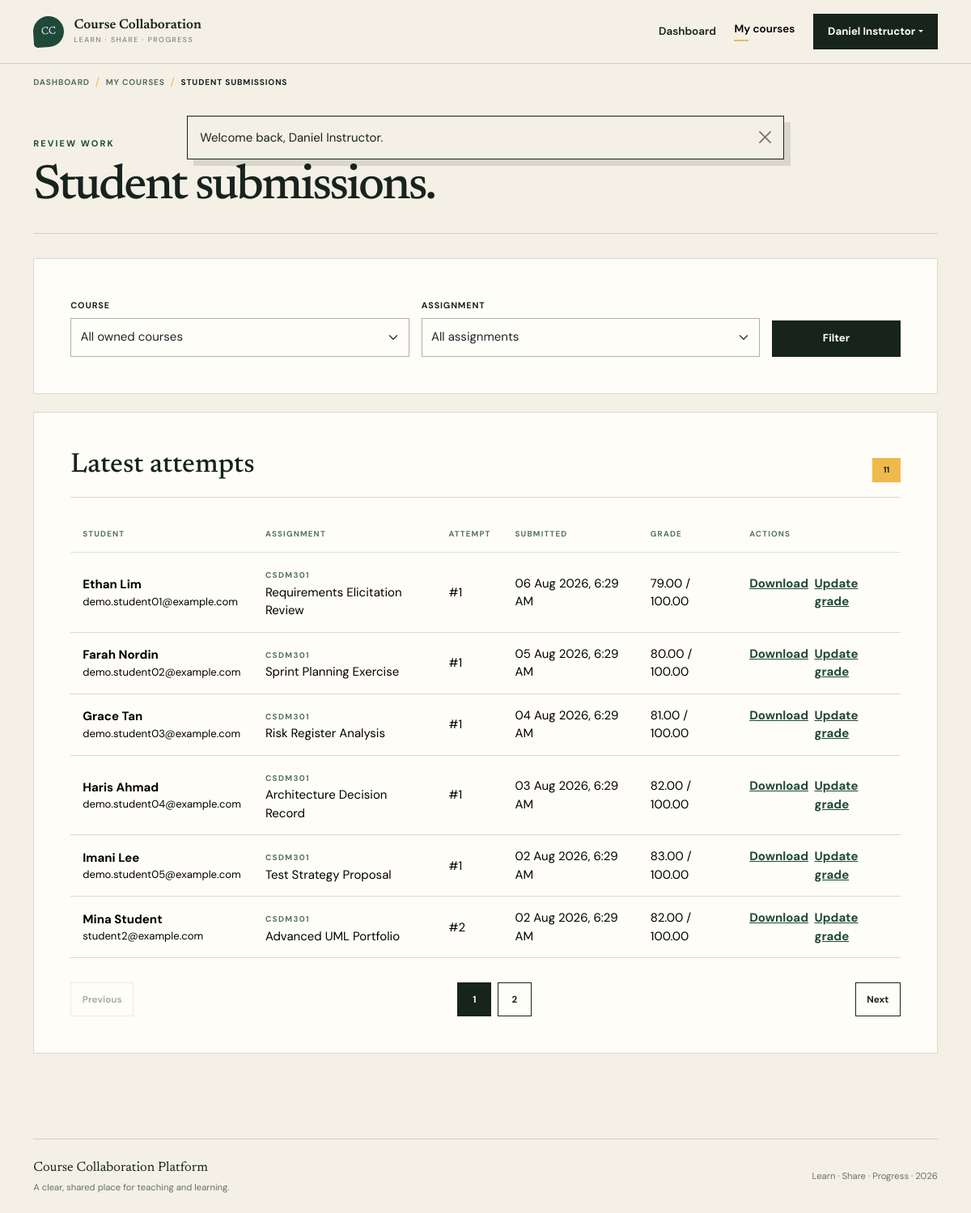
Page /instructor/submissions.php (signed in) on the committed database.
### tables this page shows
CREATE TABLE submissions (
    id BIGINT UNSIGNED AUTO_INCREMENT PRIMARY KEY,
    assignment_id BIGINT UNSIGNED NOT NULL,
    student_id BIGINT UNSIGNED NOT NULL,
    attempt_number INT UNSIGNED NOT NULL DEFAULT 1,
    stored_filename VARCHAR(255) NOT NULL,
    original_filename VARCHAR(255) NOT NULL,
    mime_type VARCHAR(120) NOT NULL,
    file_size BIGINT UNSIGNED NOT NULL,
    student_note TEXT NULL,
    is_latest TINYINT(1) NOT NULL DEFAULT 1,
    submitted_at TIMESTAMP NOT NULL DEFAULT CURRENT_TIMESTAMP,
    UNIQUE KEY uq_submissions_attempt (assignment_id, student_id, attempt_number),
    KEY idx_submissions_latest (assignment_id, student_id, is_latest),
    KEY idx_submissions_student (student_id),
    CONSTRAINT fk_submissions_assignment
        FOREIGN KEY (assignment_id) REFERENCES assignments(id)
        ON UPDATE CASCADE ON DELETE CASCADE,
    CONSTRAINT fk_submissions_student
        FOREIGN KEY (student_id) REFERENCES users(id)
        ON UPDATE CASCADE ON DELETE CASCADE,
    CONSTRAINT chk_submissions_attempt CHECK (attempt_number > 0)
);

CREATE TABLE users (
    id BIGINT UNSIGNED AUTO_INCREMENT PRIMARY KEY,
    full_name VARCHAR(120) NOT NULL,
    email VARCHAR(190) NOT NULL,
    password_hash VARCHAR(255) NOT NULL,
    role ENUM('student', 'instructor') NOT NULL DEFAULT 'student',
    is_active TINYINT(1) NOT NULL DEFAULT 1,
    created_at TIMESTAMP NOT NULL DEFAULT CURRENT_TIMESTAMP,
    updated_at TIMESTAMP NOT NULL DEFAULT CURRENT_TIMESTAMP ON UPDATE CURRENT_TIMESTAMP,
    UNIQUE KEY uq_users_email (email),
    KEY idx_users_role (role)
);

CREATE TABLE courses (
    id BIGINT UNSIGNED AUTO_INCREMENT PRIMARY KEY,
    instructor_id BIGINT UNSIGNED NOT NULL,
    course_code VARCHAR(30) NOT NULL,
    title VARCHAR(180) NOT NULL,
    description TEXT NULL,
    is_published TINYINT(1) NOT NULL DEFAULT 1,
    created_at TIMESTAMP NOT NULL DEFAULT CURRENT_TIMESTAMP,
    updated_at TIMESTAMP NOT NULL DEFAULT CURRENT_TIMESTAMP ON UPDATE CURRENT_TIMESTAMP,
    UNIQUE KEY uq_courses_code (course_code),
    KEY idx_courses_instructor (instructor_id),
    CONSTRAINT fk_courses_instructor
        FOREIGN KEY (instructor_id) REFERENCES users(id)
        ON UPDATE CASCADE ON DELETE RESTRICT
);

CREATE TABLE assignments (
    id BIGINT UNSIGNED AUTO_INCREMENT PRIMARY KEY,
    course_id BIGINT UNSIGNED NOT NULL,
    created_by BIGINT UNSIGNED NOT NULL,
    title VARCHAR(180) NOT NULL,
    instructions TEXT NOT NULL,
    deadline DATETIME NOT NULL,
    max_grade DECIMAL(6,2) NOT NULL DEFAULT 100.00,
    created_at TIMESTAMP NOT NULL DEFAULT CURRENT_TIMESTAMP,
    updated_at TIMESTAMP NOT NULL DEFAULT CURRENT_TIMESTAMP ON UPDATE CURRENT_TIMESTAMP,
    KEY idx_assignments_course (course_id),
    KEY idx_assignments_deadline (deadline),
    KEY idx_assignments_creator (created_by),
    CONSTRAINT fk_assignments_course
        FOREIGN KEY (course_id) REFERENCES courses(id)
        ON UPDATE CASCADE ON DELETE CASCADE,
    CONSTRAINT fk_assignments_creator
        FOREIGN KEY (created_by) REFERENCES users(id)
        ON UPDATE CASCADE ON DELETE RESTRICT,
    CONSTRAINT chk_assignments_max_grade CHECK (max_grade > 0)
);

CREATE TABLE grades (
    id BIGINT UNSIGNED AUTO_INCREMENT PRIMARY KEY,
    submission_id BIGINT UNSIGNED NOT NULL,
    graded_by BIGINT UNSIGNED NOT NULL,
    grade_value DECIMAL(6,2) NOT NULL,
    feedback TEXT NULL,
    graded_at TIMESTAMP NOT NULL DEFAULT CURRENT_TIMESTAMP,
    updated_at TIMESTAMP NOT NULL DEFAULT CURRENT_TIMESTAMP ON UPDATE CURRENT_TIMESTAMP,
    UNIQUE KEY uq_grades_submission (submission_id),
    KEY idx_grades_grader (graded_by),
    CONSTRAINT fk_grades_submission
        FOREIGN KEY (submission_id) REFERENCES submissions(id)
        ON UPDATE CASCADE ON DELETE CASCADE,
    CONSTRAINT fk_grades_grader
        FOREIGN KEY (graded_by) REFERENCES users(id)
        ON UPDATE CASCADE ON DELETE RESTRICT,
    CONSTRAINT chk_grades_value CHECK (grade_value >= 0)
);

### config/database.php (called while the page is built, shortened)
<?php
function database(): PDO
{
    static $connection = null;
    if ($connection instanceof PDO) {
        return $connection;
    }
    $host = getenv('DB_HOST') ?: '127.0.0.1';
    $port = getenv('DB_PORT') ?: '3306';
    $name = getenv('DB_NAME') ?: 'course_collaboration';
    $username = getenv('DB_USER') ?: 'root';
    $password = getenv('DB_PASS') ?: '';
    $dsn = "mysql:host={$host};port={$port};dbname={$name};charset=utf8mb4";
    try {
        $connection = new PDO($dsn, $username, $password, [
            PDO::ATTR_ERRMODE => PDO::ERRMODE_EXCEPTION,
            PDO::ATTR_DEFAULT_FETCH_MODE => PDO::FETCH_ASSOC,
            PDO::ATTR_EMULATE_PREPARES => false,
        ]);
    } catch (PDOException $exception) {
        error_log('Database connection failed: ' . $exception->getMessage());
        throw new RuntimeException('Unable to connect to the database. Check the application configuration.');
    }
    return $connection;
}

### config/app.php (called while the page is built, shortened)
<?php
function url(string $path = ''): string
{
    return BASE_URL . ($path !== '' ? '/' . ltrim($path, '/') : '');
}
function e(?string $value): string
{
    return htmlspecialchars($value ?? '', ENT_QUOTES | ENT_SUBSTITUTE, 'UTF-8');
}

### includes/auth.php (called while the page is built, shortened)
<?php
require_once __DIR__ . '/../config/app.php';
require_once __DIR__ . '/../config/database.php';
function format_datetime(?string $value, string $fallback = 'Not available'): string
{
    $timestamp = strtotime($value);
    return $timestamp === false ? $fallback : date('d M Y, g:i A', $timestamp);
}

### instructor/submissions.php (the view, shortened to what this page needs)
<?php
require_once __DIR__ . '/../includes/auth.php';
$user = require_role('instructor');
$page = positive_id($_GET['page'] ?? null) ?? 1;
$submissionsPerPage = 6;
$fromSql =
    ' FROM submissions s
     JOIN users u ON u.id = s.student_id
     JOIN assignments a ON a.id = s.assignment_id
     JOIN courses c ON c.id = a.course_id
     LEFT JOIN grades g ON g.submission_id = s.id
     WHERE c.instructor_id = :owner
       AND s.is_latest = 1';
$parameters = ['owner' => (int) $user['id']];
$countStatement = database()->prepare('SELECT COUNT(*)' . $fromSql);
foreach ($parameters as $name => $value) {
    $countStatement->bindValue(':' . $name, $value, PDO::PARAM_INT);
}
$countStatement->execute();
$totalSubmissions = (int) $countStatement->fetchColumn();
$totalPages = max(1, (int) ceil($totalSubmissions / $submissionsPerPage));
$page = min($page, $totalPages);
$offset = ($page - 1) * $submissionsPerPage;
$sql =
    'SELECT s.*, u.full_name AS student_name, u.email,
            a.title AS assignment_title, a.max_grade,
            c.course_code, g.grade_value, g.feedback'
    . $fromSql
    . ' ORDER BY s.submitted_at DESC, s.id DESC
        LIMIT :limit OFFSET :offset';
$submissionStatement = database()->prepare($sql);
foreach ($parameters as $name => $value) {
    $submissionStatement->bindValue(':' . $name, $value, PDO::PARAM_INT);
}
$submissionStatement->bindValue(':limit', $submissionsPerPage, PDO::PARAM_INT);
$submissionStatement->bindValue(':offset', $offset, PDO::PARAM_INT);
$submissionStatement->execute();
$submissions = $submissionStatement->fetchAll();
require __DIR__ . '/../includes/header.php';
?>
<section class="app-shell">
    <div class="container">
        <div class="page-heading">
            <div>
                <p class="eyebrow">Review work</p>
                <h1>Student submissions.</h1>
            </div>
        </div>
        <div class="content-panel mb-4">
            <form method="get" class="row g-3 align-items-end">
                <div class="col-md-5">
                    <label class="form-label" for="course_id">Course</label>
                    <select
                        class="form-select"
                        id="course_id"
                        name="course_id"
                        data-submit-on-change
                    >
                        <option value="">All owned courses</option>
                    </select>
                </div>
                <div class="col-md-5">
                    <label class="form-label" for="assignment_id">Assignment</label>
                    <select class="form-select" id="assignment_id" name="assignment_id">
                        <option value="">All assignments</option>
                    </select>
                </div>
                <div class="col-md-2">
                    <button class="btn btn-ink w-100" type="submit">Filter</button>
                </div>
            </form>
        </div>
        <div class="content-panel">
            <div class="panel-heading">
                <h2>Latest attempts</h2>
                <span class="count-pill"><?= $totalSubmissions ?></span>
            </div>
            <?php if ($submissions === []): ?>
                <div class="empty-state">
                    <p>No latest submissions match this filter.</p>
                </div>
            <?php else: ?>
                <div class="table-responsive">
                    <table class="table app-table">
                        <thead>
                            <tr>
                                <th>Student</th>
                                <th>Assignment</th>
                                <th>Attempt</th>
                                <th>Submitted</th>
                                <th>Grade</th>
                                <th>Actions</th>
                            </tr>
                        </thead>
                        <tbody>
                            <?php foreach ($submissions as $submission): ?>
                                <tr>
                                    <td>
                                        <strong><?= e($submission['student_name']) ?></strong>
                                        <small class="d-block"><?= e($submission['email']) ?></small>
                                    </td>
                                    <td>
                                        <span class="course-code"><?= e($submission['course_code']) ?></span><br>
                                        <?= e($submission['assignment_title']) ?>
                                    </td>
                                    <td>#<?= $submission['attempt_number'] ?></td>
                                    <td><?= e(format_datetime($submission['submitted_at'])) ?></td>
                                    <td>
                                        <?= $submission['grade_value'] !== null
                                            ? e($submission['grade_value']) . ' / ' . e($submission['max_grade'])
                                            : 'Pending' ?>
                                    </td>
                                    <td>
                                        <div class="d-flex gap-2">
                                            <a href="<?= e(url('download.php?type=submission&id=' . $submission['id'])) ?>">
                                                Download
                                            </a>
                                            <a href="<?= e(url('instructor/grade.php?submission_id=' . $submission['id'])) ?>">
                                                <?= $submission['grade_value'] !== null ? 'Update grade' : 'Grade' ?>
                                            </a>
                                        </div>
                                    </td>
                                </tr>
                            <?php endforeach; ?>
                        </tbody>
                    </table>
                </div>
            <?php endif; ?>
            <?php
            require __DIR__ . '/../includes/pagination.php';
            ?>
        </div>
    </div>
</section>
<?php require __DIR__ . '/../includes/footer.php'; ?>

### assets/css/style.css (style rules this page uses)
:root { --ink: #17231d; --forest: #1f4938; --moss: #54725f; --sun: #f0b94c; --cream: #f4f0e6; --paper: #fffdf7; --line: rgba(23, 35, 29, 0.16); --muted: #667169; --display: "Newsreader", Georgia, serif; --body: "DM Sans", sans-serif; }
html { font-size: 15px; scroll-behavior: smooth; }
body { background: var(--cream); color: var(--ink); font-family: var(--body); overflow-x: hidden; -webkit-font-smoothing: antialiased; }
.btn { border-radius: 0; font-size: .88rem; font-weight: 700; padding: .76rem 1.15rem; }
.btn-ink { background: var(--ink); color: var(--paper); }
.eyebrow { color: var(--forest); font-size: .73rem; font-weight: 700; letter-spacing: .19em; margin-bottom: 1.25rem; text-transform: uppercase; }
.form-label { font-size: .72rem; font-weight: 700; letter-spacing: .08em; text-transform: uppercase; }
.form-control, .form-select { background-color: var(--paper); border: 1px solid rgba(23,35,29,.35); border-radius: 0; min-height: 48px; }
.app-shell { min-height: calc(100vh - 172px); padding: 3.5rem 0 7rem; }
.page-heading { align-items: end; border-bottom: 1px solid var(--line); display: flex; gap: 2rem; justify-content: space-between; margin-bottom: 2rem; padding-bottom: 2rem; }
.page-heading h1 { font-family: var(--display); font-size: clamp(2.7rem, 5vw, 5.1rem); letter-spacing: -.045em; line-height: .9; margin: 0; }
.content-panel { background: var(--paper); border: 1px solid var(--line); padding: clamp(1.5rem, 4vw, 3rem); }
.panel-heading { align-items: end; border-bottom: 1px solid var(--line); display: flex; gap: 2rem; justify-content: space-between; margin-bottom: 1.5rem; padding-bottom: 1.25rem; }
.panel-heading h2 { font-family: var(--display); font-size: 2.25rem; margin: 0; }
.count-pill { background: var(--sun); color: var(--ink); font-size: .7rem; font-weight: 700; min-width: 2.3rem; padding: .45rem .7rem; text-align: center; }
.course-code { color: var(--moss); font-size: .66rem; font-weight: 700; letter-spacing: .14em; text-transform: uppercase; }
.app-table { --bs-table-bg: transparent; margin-bottom: 0; }
.app-table th { color: var(--moss); font-size: .65rem; letter-spacing: .12em; padding: 1rem; text-transform: uppercase; white-space: nowrap; }
.app-table td { border-color: var(--line); padding: 1rem; vertical-align: middle; }
.app-table a { color: var(--forest); font-weight: 700; }

### rows in the picture
submissions: student.full_name "Ethan Lim", student.email "demo.student01@example.com", courses.course_code "CSDM301", assignment.title "Requirements Elicitation Review", attempt_number "1", submitted_at "06 Aug 2026, 6:29 AM", grades.grade_value "79.00", assignment.max_grade "100.00"
submissions: student.full_name "Farah Nordin", student.email "demo.student02@example.com", courses.course_code "CSDM301", assignment.title "Sprint Planning Exercise", attempt_number "1", submitted_at "05 Aug 2026, 6:29 AM", grades.grade_value "80.00", assignment.max_grade "100.00"
submissions: student.full_name "Grace Tan", student.email "demo.student03@example.com", courses.course_code "CSDM301", assignment.title "Risk Register Analysis", attempt_number "1", submitted_at "04 Aug 2026, 6:29 AM", grades.grade_value "81.00", assignment.max_grade "100.00"
submissions: student.full_name "Haris Ahmad", student.email "demo.student04@example.com", courses.course_code "CSDM301", assignment.title "Architecture Decision Record", attempt_number "1", submitted_at "03 Aug 2026, 6:29 AM", grades.grade_value "82.00", assignment.max_grade "100.00"
submissions: student.full_name "Imani Lee", student.email "demo.student05@example.com", courses.course_code "CSDM301", assignment.title "Test Strategy Proposal", attempt_number "1", submitted_at "02 Aug 2026, 6:29 AM", grades.grade_value "83.00", assignment.max_grade "100.00"
submissions: student.full_name "Mina Student", student.email "student2@example.com", courses.course_code "CSDM301", assignment.title "Advanced UML Portfolio", attempt_number "2", submitted_at "02 Aug 2026, 6:29 AM", grades.grade_value "82.00", assignment.max_grade "100.00"

### other values in the picture
$authenticatedUser['full_name'] "Daniel Instructor"
$breadcrumb['label'] "DASHBOARD"
$breadcrumb['label'] "MY COURSES"
$breadcrumb['label'] "STUDENT SUBMISSIONS"
$flash['message'] "Welcome back, Daniel Instructor."
$totalSubmissions "11"
